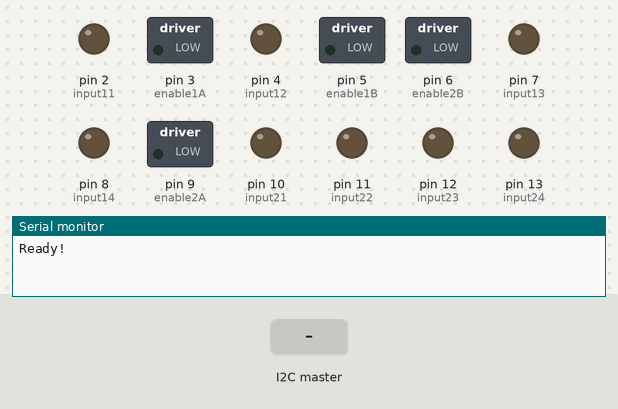
Bench run of a sketch on a simulated Arduino Uno, built with avr-gcc and run on an emulated ATmega328P. Shown: switched loads named in the sketch (green lamp = pin HIGH), output pins drawn as LEDs (lit = HIGH), the last lines printed to the serial monitor. The inputs (shaded band) are chosen by the test bench.

Above: at 1.2 s.
1.3 s: the I2C master sends the byte 1
At 2.4 s:
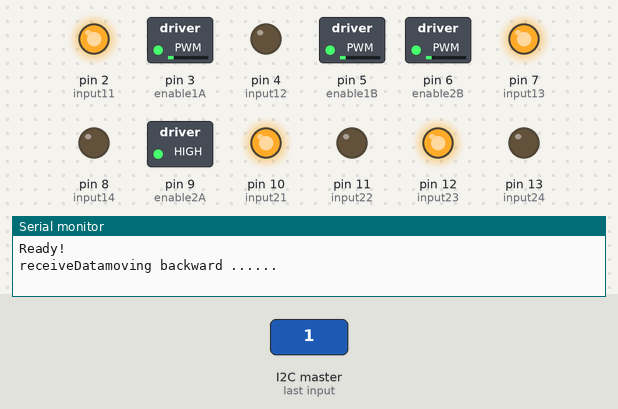
2.8 s: the I2C master sends the byte 0
At 3.6 s:
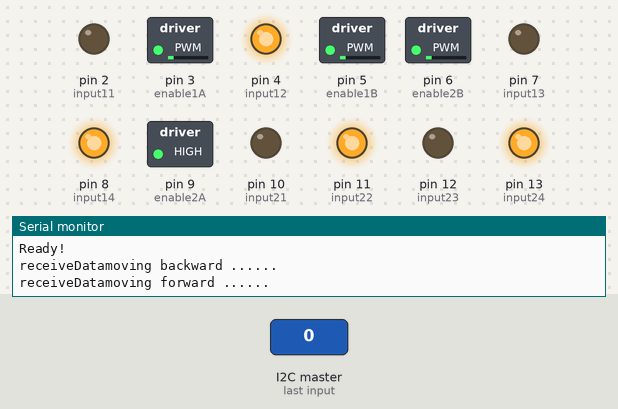
4.3 s: the I2C master sends the byte 2
At 4.7 s:
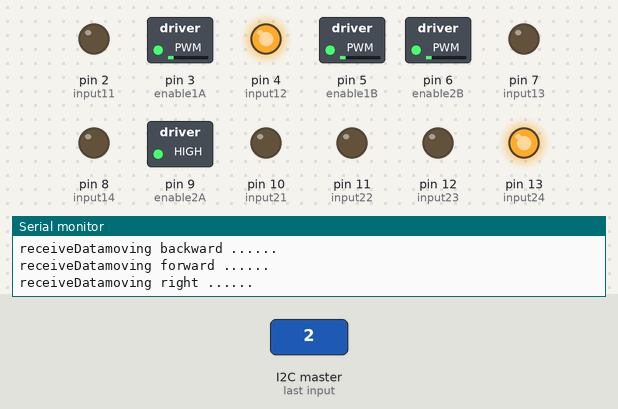
Timing chart, 0 to 7.3 s (numbered marks = the images above; inputs shaded):
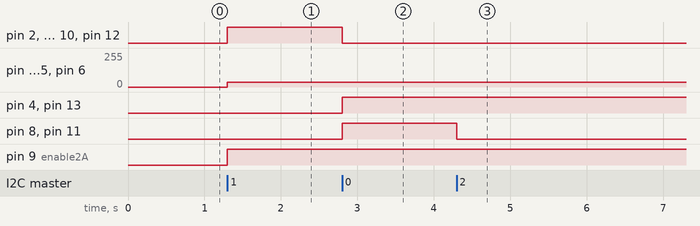

The sketch:

motor_driver.ino
```cpp
// This program gives commands to move car in forward, backward, right and left directions and to stop the car
#include <Wire.h>

#define SLAVE_ADDRESS 0x04
#define LED  13


// status of the command given -1 represents error
int status = -1;
int forward = 0;
int backward = 1;
int right = 2;
int left = 3;
int stopcmd = 4;

// motor driver 1
// motor one
int enable1A = 3;
int input11 = 2;
int input12 = 4;


// motor two
int enable1B = 5;
int input13 = 7;
int input14 = 8;


// motor driver 2
// motor three
int enable2B = 6;
int input23 = 12;
int input24 = 13;


// motor four
int enable2A = 9;
int input21 = 10;
int input22 = 11;


void setup()
{
  //motor drive 1
  // motor 1
  pinMode(input11, OUTPUT);
  pinMode(input12, OUTPUT);
  pinMode(enable1A, OUTPUT);

  // motor 2
  pinMode(input13, OUTPUT);
  pinMode(input14, OUTPUT);
  pinMode(enable1B, OUTPUT);


  //motor drive 2
  // motor 3
  pinMode(input23, OUTPUT);
  pinMode(input24, OUTPUT);
  pinMode(enable2B, OUTPUT);

  // motor 4
  pinMode(input21, OUTPUT);
  pinMode(input22, OUTPUT);
  pinMode(enable2A, OUTPUT);

  Serial.begin(9600);

  Wire.begin(SLAVE_ADDRESS);
  Wire.onReceive(receiveCmd);
  Wire.onRequest(sendStatus);

  Serial.println("Ready!");
}


void move_forward()
{
  // this function will run all the motors in forward direction

  //assigning input directions to motor driver 1

  // motor 1
  digitalWrite(input11, LOW);
  digitalWrite(input12, HIGH);

  //motor 2
  digitalWrite(input13, LOW);
  digitalWrite(input14, HIGH);


  //assigning input directions to motor driver 2

  //motor 3
  digitalWrite(input23, LOW);
  digitalWrite(input24, HIGH);

  //motor 4
  digitalWrite(input21, LOW);
  digitalWrite(input22, HIGH);


  //assigning input speeds to motors
  analogWrite(enable1A, 290);
  analogWrite(enable1B, 290);
  analogWrite(enable2B, 290);
  analogWrite(enable2A, 290);

}


void move_backward()
{
  // this function will run all the motors in backward direction

  //assigning input directions to motor driver 1

  // motor 1
  digitalWrite(input11, HIGH);
  digitalWrite(input12, LOW);

  //motor 2
  digitalWrite(input13, HIGH);
  digitalWrite(input14, LOW);


  //assigning input directions to motor driver 2

  //motor 3
  digitalWrite(input23, HIGH);
  digitalWrite(input24, LOW);

  //motor 4
  digitalWrite(input21, HIGH);
  digitalWrite(input22, LOW);


  //assigning input speeds to motors
  analogWrite(enable1A, 290);
  analogWrite(enable1B, 290);
  analogWrite(enable2B, 290);
  analogWrite(enable2A, 290);

}


void move_right()
{
  // this function will turn the car in right direction

  //assigning input directions to motor driver 1

  // motor 1
  digitalWrite(input11, LOW);
  digitalWrite(input12, HIGH);

  //motor 2
  digitalWrite(input13, LOW);
  digitalWrite(input14, LOW);


  //assigning input directions to motor driver 2

  //motor 3
  digitalWrite(input23, LOW);
  digitalWrite(input24, HIGH);

  //motor 4
  digitalWrite(input21, LOW);
  digitalWrite(input22, LOW);


  //assigning input speeds to motors
  analogWrite(enable1A, 290);
  analogWrite(enable2B, 290);

}


void move_left()
{
  // this function will turn the car in left direction

  //assigning input directions to motor driver 1

  // motor 1
  digitalWrite(input11, LOW);
  digitalWrite(input12, LOW);

  //motor 2
  digitalWrite(input13, LOW);
  digitalWrite(input14, HIGH);


  //assigning input directions to motor driver 2

  //motor 3
  digitalWrite(input23, LOW);
  digitalWrite(input24, LOW);

  //motor 4
  digitalWrite(input21, LOW);
  digitalWrite(input22, HIGH);


  //assigning input speeds to motors
  analogWrite(enable1B, 290);
  analogWrite(enable2A, 290);
}


void stop()
{
  // this function will stop all motors

  //assigning input directions to motor driver 1

  // motor 1
  digitalWrite(input11, LOW);
  digitalWrite(input12, LOW);

  //motor 2
  digitalWrite(input13, LOW);
  digitalWrite(input14, LOW);


  //assigning input directions to motor driver 2

  //motor 3
  digitalWrite(input23, LOW);
  digitalWrite(input24, LOW);

  //motor 4
  digitalWrite(input21, LOW);
  digitalWrite(input22, LOW);

}


void receiveCmd(int inputCmd)
{

  Serial.print("receiveData");

  while (Wire.available())
  {
    inputCmd = Wire.read();

    if( inputCmd == forward )
    {
      move_forward();
      Serial.println("moving forward ......");
      status = forward;
    }

    else if( inputCmd == backward )
    {
      move_backward();
      Serial.println("moving backward ......");
      status = backward;
    }

    else if( inputCmd == right )
    {
      move_right();
      Serial.println("moving right ......");
      status = right;
    }

    else if( inputCmd == left )
    {
      move_left();
      Serial.println("moving left ......");
      status = left;
    }

    else if( inputCmd == stopcmd )
    {
      stop();
      Serial.println("stopping ......");
      status = stopcmd;
    }
  }
}


void sendStatus()
{
  Wire.write(status);
}

// void loop()
// {
//   move_forward();
//   delay(1000);

//   move_backward();
//   delay(1000);

//   move_right();
//   delay(1000);

//   move_left();
//   delay(1000);

//   stop();
//   delay(1000);
// }


void loop()
{
  delay(100);
}
```

Measured:
- after the input at 1.3 s, pin 2 (input11), pin 7 (input13), pin 9 (enable2A), pin 10 (input21), pin 12 (input23): LOW → HIGH at once; pin 3 (enable1A), pin 5 (enable1B), pin 6 (enable2B): 0/255 → 34/255 at once
- after the input at 2.8 s, pin 2 (input11), pin 7 (input13), pin 10 (input21), pin 12 (input23): HIGH → LOW at once; pin 4 (input12), pin 8 (input14), pin 11 (input22), pin 13 (input24): LOW → HIGH at once
- after the input at 4.3 s, pin 8 (input14), pin 11 (input22): HIGH → LOW at once
